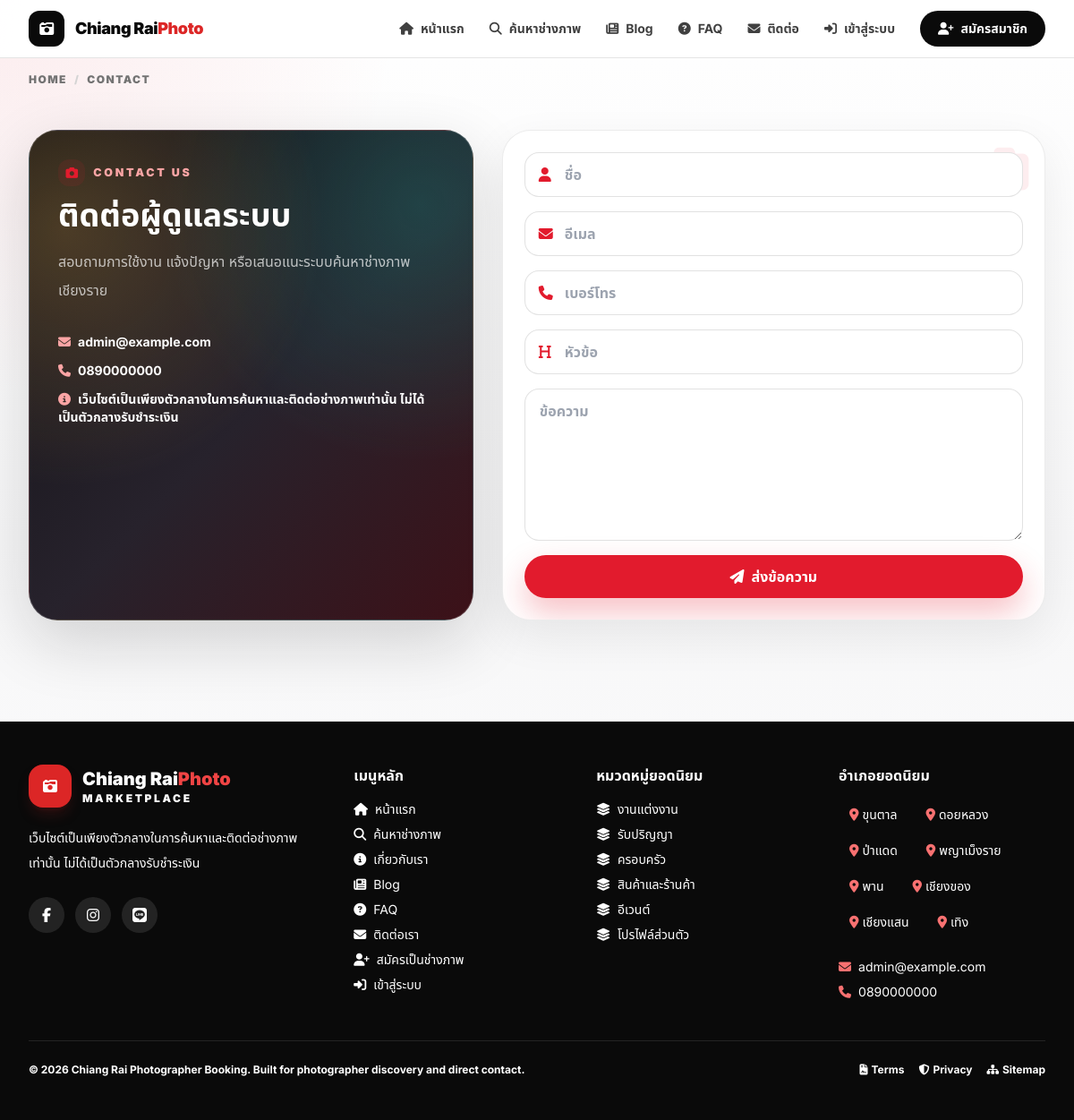
The page /contact.php on the database its author committed.
### tables this page shows
CREATE TABLE settings (
  id INT UNSIGNED AUTO_INCREMENT PRIMARY KEY,
  setting_key VARCHAR(120) NOT NULL,
  setting_value TEXT NULL,
  created_at TIMESTAMP NULL DEFAULT CURRENT_TIMESTAMP,
  updated_at TIMESTAMP NULL DEFAULT CURRENT_TIMESTAMP ON UPDATE CURRENT_TIMESTAMP,
  UNIQUE KEY uk_settings_key (setting_key)
);

CREATE TABLE service_categories (
  id INT UNSIGNED AUTO_INCREMENT PRIMARY KEY,
  name VARCHAR(120) NOT NULL,
  slug VARCHAR(160) NOT NULL,
  icon VARCHAR(80) NULL,
  description TEXT NULL,
  is_active TINYINT(1) NOT NULL DEFAULT 1,
  sort_order INT NOT NULL DEFAULT 0,
  created_at TIMESTAMP NULL DEFAULT CURRENT_TIMESTAMP,
  updated_at TIMESTAMP NULL DEFAULT CURRENT_TIMESTAMP ON UPDATE CURRENT_TIMESTAMP,
  UNIQUE KEY uk_service_categories_slug (slug),
  KEY idx_service_categories_active (is_active, sort_order)
);

CREATE TABLE districts (
  id INT UNSIGNED AUTO_INCREMENT PRIMARY KEY,
  province_name VARCHAR(100) NOT NULL DEFAULT 'เชียงราย',
  district_name VARCHAR(100) NOT NULL,
  latitude DECIMAL(10,7) NOT NULL,
  longitude DECIMAL(10,7) NOT NULL,
  is_active TINYINT(1) NOT NULL DEFAULT 1,
  created_at TIMESTAMP NULL DEFAULT CURRENT_TIMESTAMP,
  updated_at TIMESTAMP NULL DEFAULT CURRENT_TIMESTAMP ON UPDATE CURRENT_TIMESTAMP,
  UNIQUE KEY uk_district_name (province_name, district_name),
  KEY idx_district_active (is_active)
);

### config/database.php (called while the page is built, shortened)
<?php
function db(): PDO
{
    static $pdo = null;
    if ($pdo instanceof PDO) {
        return $pdo;
    }
    $dsn = 'mysql:host=' . DB_HOST . ';dbname=' . DB_NAME . ';charset=' . DB_CHARSET;
    $pdo = new PDO($dsn, DB_USER, DB_PASS, [
        PDO::ATTR_ERRMODE => PDO::ERRMODE_EXCEPTION,
        PDO::ATTR_DEFAULT_FETCH_MODE => PDO::FETCH_ASSOC,
        PDO::ATTR_EMULATE_PREPARES => false,
    ]);
    return $pdo;
}

### includes/functions.php (called while the page is built, shortened)
<?php
require_once __DIR__ . '/../config/database.php';
function h($value): string
{
    return htmlspecialchars((string)$value, ENT_QUOTES, 'UTF-8');
}
function setting(string $key, string $default = ''): string
{
    $stmt = db()->prepare('SELECT setting_value FROM settings WHERE setting_key = ? LIMIT 1');
    $stmt->execute([$key]);
    $value = $stmt->fetchColumn();
    return $value === false ? $default : (string)$value;
}
function db_fetch_all(string $sql, array $params = []): array
{
    $stmt = db()->prepare($sql);
    $stmt->execute($params);
    return $stmt->fetchAll();
}

### contact.php (the view, shortened to what this page needs)
<?php
require_once __DIR__ . '/includes/functions.php';
include __DIR__ . '/includes/header.php';
?>
<section class="stock-shell grid gap-8 px-4 py-12 sm:px-6 lg:grid-cols-[.9fr_1.1fr] lg:px-8">
    <div class="dashboard-hero rounded-[2rem] p-8 text-white">
        <p class="section-kicker text-red-300">Contact Us</p>
        <h1 class="mt-3 text-4xl font-black">ติดต่อผู้ดูแลระบบ</h1>
        <p class="mt-4 leading-8 text-white/70">สอบถามการใช้งาน แจ้งปัญหา หรือเสนอแนะระบบค้นหาช่างภาพเชียงราย</p>
        <div class="mt-8 grid gap-3 text-sm font-bold">
            <p><i class="fa-solid fa-envelope mr-2 text-red-300"></i><?= h(setting('admin_email', 'admin@example.com')) ?></p>
            <p><i class="fa-solid fa-phone mr-2 text-red-300"></i><?= h(setting('admin_phone', '')) ?></p>
            <p><i class="fa-solid fa-circle-info mr-2 text-red-300"></i><?= h(PAYMENT_DISCLAIMER) ?></p>
        </div>
    </div>
    <form method="post" class="stock-card grid gap-4 rounded-[2rem] p-6">
        <label class="icon-input block"><i class="fa-solid fa-user"></i><input name="name" required placeholder="ชื่อ" class="stock-input w-full rounded-2xl px-4 py-3 font-semibold"></label>
        <label class="icon-input block"><i class="fa-solid fa-envelope"></i><input type="email" name="email" required placeholder="อีเมล" class="stock-input w-full rounded-2xl px-4 py-3 font-semibold"></label>
        <label class="icon-input block"><i class="fa-solid fa-phone"></i><input name="phone" placeholder="เบอร์โทร" class="stock-input w-full rounded-2xl px-4 py-3 font-semibold"></label>
        <label class="icon-input block"><i class="fa-solid fa-heading"></i><input name="subject" required placeholder="หัวข้อ" class="stock-input w-full rounded-2xl px-4 py-3 font-semibold"></label>
        <textarea name="message" required rows="6" placeholder="ข้อความ" class="stock-input rounded-2xl px-4 py-3 font-semibold"></textarea>
        <button class="stock-button rounded-full px-5 py-3 font-black"><i class="fa-solid fa-paper-plane mr-2"></i>ส่งข้อความ</button>
    </form>
</section>
<?php include __DIR__ . '/includes/footer.php'; ?>

### includes/footer.php (shortened to what this page needs)
</main>
<?php
$footerCategories = db_fetch_all('SELECT id, name, slug FROM service_categories WHERE is_active = 1 ORDER BY sort_order, name LIMIT 6');
$footerDistricts = db_fetch_all('SELECT district_name FROM districts WHERE is_active = 1 ORDER BY district_name LIMIT 8');
?>
<footer class="mt-16 border-t border-neutral-200 bg-neutral-950 text-white">
    <div class="stock-shell px-4 py-12 sm:px-6 lg:px-8">
        <div class="grid gap-10 lg:grid-cols-[1.4fr_1fr_1fr_1fr]">
            <div>
                <div class="flex items-center gap-3">
                    <div class="grid h-12 w-12 place-items-center rounded-2xl bg-red-600 text-white shadow-lg shadow-red-900/30">
                        <i class="fa-solid fa-camera-retro"></i>
                    </div>
                    <div>
                        <div class="text-xl font-black text-white">Chiang Rai<span class="text-red-500">Photo</span></div>
                        <p class="text-xs font-black uppercase tracking-[0.22em] text-white/38">Marketplace</p>
                    </div>
                </div>
                <p class="mt-5 max-w-md text-sm leading-7 text-white/62"><?= h(PAYMENT_DISCLAIMER) ?></p>
                <div class="mt-6 flex gap-3">
                    <a href="#" class="grid h-10 w-10 place-items-center rounded-full bg-white/10 text-white hover:bg-red-600"><i class="fa-brands fa-facebook-f"></i></a>
                    <a href="#" class="grid h-10 w-10 place-items-center rounded-full bg-white/10 text-white hover:bg-red-600"><i class="fa-brands fa-instagram"></i></a>
                    <a href="#" class="grid h-10 w-10 place-items-center rounded-full bg-white/10 text-white hover:bg-red-600"><i class="fa-brands fa-line"></i></a>
                </div>
            </div>
            <div>
                <div class="font-black text-white">เมนูหลัก</div>
                <div class="mt-4 grid gap-2 text-sm text-white/62">
                    <a href="/index.php" class="hover:text-red-400"><i class="fa-solid fa-home mr-2"></i>หน้าแรก</a>
                    <a href="/photographers.php" class="hover:text-red-400"><i class="fa-solid fa-magnifying-glass mr-2"></i>ค้นหาช่างภาพ</a>
                    <a href="/about.php" class="hover:text-red-400"><i class="fa-solid fa-circle-info mr-2"></i>เกี่ยวกับเรา</a>
                    <a href="/blog.php" class="hover:text-red-400"><i class="fa-solid fa-newspaper mr-2"></i>Blog</a>
                    <a href="/faq.php" class="hover:text-red-400"><i class="fa-solid fa-circle-question mr-2"></i>FAQ</a>
                    <a href="/contact.php" class="hover:text-red-400"><i class="fa-solid fa-envelope mr-2"></i>ติดต่อเรา</a>
                    <a href="/register.php?role=photographer" class="hover:text-red-400"><i class="fa-solid fa-user-plus mr-2"></i>สมัครเป็นช่างภาพ</a>
                    <a href="/login.php" class="hover:text-red-400"><i class="fa-solid fa-right-to-bracket mr-2"></i>เข้าสู่ระบบ</a>
                </div>
            </div>
            <div>
                <div class="font-black text-white">หมวดหมู่ยอดนิยม</div>
                <div class="mt-4 grid gap-2 text-sm text-white/62">
                    <?php foreach ($footerCategories as $category): ?>
                        <a href="/photographers.php?category_id=<?= (int)$category['id'] ?>" class="hover:text-red-400"><i class="fa-solid fa-layer-group mr-2"></i><?= h($category['name']) ?></a>
                    <?php endforeach; ?>
                </div>
            </div>
            <div>
                <div class="font-black text-white">อำเภอยอดนิยม</div>
                <div class="mt-4 flex flex-wrap gap-2 text-sm text-white/62">
                    <?php foreach ($footerDistricts as $district): ?>
                        <span class="rounded-full bg-white/8 px-3 py-1.5"><i class="fa-solid fa-location-dot mr-1 text-red-400"></i><?= h($district['district_name']) ?></span>
                    <?php endforeach; ?>
                </div>
                <div class="mt-5 text-sm leading-7 text-white/62">
                    <p><i class="fa-solid fa-envelope mr-2 text-red-400"></i><?= h(setting('admin_email', 'admin@example.com')) ?></p>
                    <p><i class="fa-solid fa-phone mr-2 text-red-400"></i><?= h(setting('admin_phone', '')) ?></p>
                </div>
            </div>
        </div>
        <div class="mt-10 flex flex-wrap justify-between gap-4 border-t border-white/10 pt-6 text-xs font-bold text-white/42">
            <span>© <?= date('Y') ?> <?= h(setting('site_name', APP_NAME)) ?>. Built for photographer discovery and direct contact.</span>
            <span class="flex flex-wrap gap-4">
                <a href="/terms.php" class="hover:text-red-400"><i class="fa-solid fa-file-contract mr-1"></i>Terms</a>
                <a href="/privacy.php" class="hover:text-red-400"><i class="fa-solid fa-shield-halved mr-1"></i>Privacy</a>
                <a href="/sitemap.php" class="hover:text-red-400"><i class="fa-solid fa-sitemap mr-1"></i>Sitemap</a>
            </span>
        </div>
    </div>
</footer>
</body>
</html>

### assets/css/app.css (style rules this page uses)
:root { --cr-red: #e21b2d; --cr-ink: #101014; --cr-muted: #6f6f78; --cr-gold: #f5b84b; --cr-teal: #13b8a6; }
body { font-family: "Inter", "Noto Sans Thai", ui-sans-serif, system-ui, -apple-system, BlinkMacSystemFont, "Segoe UI", sans-serif; background: radial-gradient(circle at top left, rgba(226, 27, 45, 0.08), transparent 28rem), linear-gradient(180deg, #ffffff 0%, #f6f6f7 48%, #ffffff 100%); }
.stock-shell { max-width: 1440px; margin-inline: auto; }
.stock-card { position: relative; overflow: hidden; border: 1px solid rgba(16, 16, 20, 0.08); background: #fff; box-shadow: 0 18px 50px rgba(16, 16, 20, 0.07); }
.stock-card::before { content: "\f030"; position: absolute; right: 1.1rem; top: 1rem; z-index: 0; color: rgba(226, 27, 45, .08); font-family: "Font Awesome 6 Free"; font-size: 3.4rem; font-weight: 900; line-height: 1; pointer-events: none; }
.stock-card > * { position: relative; z-index: 1; }
.section-kicker { display: inline-flex; align-items: center; gap: .55rem; color: var(--cr-red); font-size: .78rem; font-weight: 900; letter-spacing: .22em; text-transform: uppercase; }
.section-kicker::before { content: "\f030"; display: inline-grid; height: 1.9rem; width: 1.9rem; place-items: center; border-radius: .75rem; background: rgba(226, 27, 45, .1); color: var(--cr-red); font-family: "Font Awesome 6 Free"; font-size: .85rem; font-weight: 900; letter-spacing: 0; }
.icon-input { position: relative; }
.icon-input > i { position: absolute; left: 1rem; top: 50%; z-index: 2; transform: translateY(-50%); color: #e21b2d; }
.icon-input > input, .icon-input > select { padding-left: 2.75rem; }
.stock-input { border: 1px solid rgba(16, 16, 20, 0.12); background: #fff; color: #101014; outline: none; transition: border-color .2s ease, box-shadow .2s ease; }
.stock-button { background: var(--cr-red); color: #fff; box-shadow: 0 16px 35px rgba(226, 27, 45, .28); transition: transform .2s ease, background .2s ease, box-shadow .2s ease; }
.dashboard-hero { border: 1px solid rgba(255,255,255,.18); background: radial-gradient(circle at 8% 20%, rgba(245,184,75,.24), transparent 18rem), radial-gradient(circle at 88% 15%, rgba(19,184,166,.22), transparent 18rem), linear-gradient(135deg, #101014, #27222c 54%, #3c1118); box-shadow: 0 24px 70px rgba(16, 16, 20, .16); }

### rows shown on the page
settings: setting_value "admin@example.com"
settings: setting_value "0890000000"
service_categories: name "งานแต่งงาน"
service_categories: name "รับปริญญา"
service_categories: name "ครอบครัว"
service_categories: name "สินค้าและร้านค้า"
service_categories: name "อีเวนต์"
service_categories: name "โปรไฟล์ส่วนตัว"
districts: district_name "ขุนตาล"
districts: district_name "ดอยหลวง"
districts: district_name "ป่าแดด"
districts: district_name "พญาเม็งราย"
districts: district_name "พาน"
districts: district_name "เชียงของ"
districts: district_name "เชียงแสน"
districts: district_name "เทิง"
settings: setting_value "Chiang Rai Photographer Booking"

### other values the page prints
$label "CONTACT"
PAYMENT_DISCLAIMER "เว็บไซต์เป็นเพียงตัวกลางในการค้นหาและติดต่อช่างภาพเท่านั้น ไม่ได้เป็นตัวกลางรับชำระเงิน"
